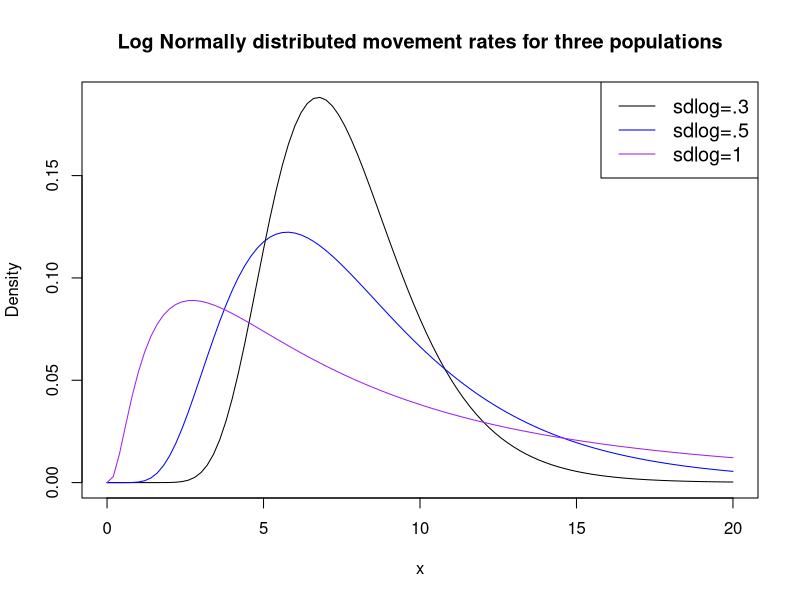
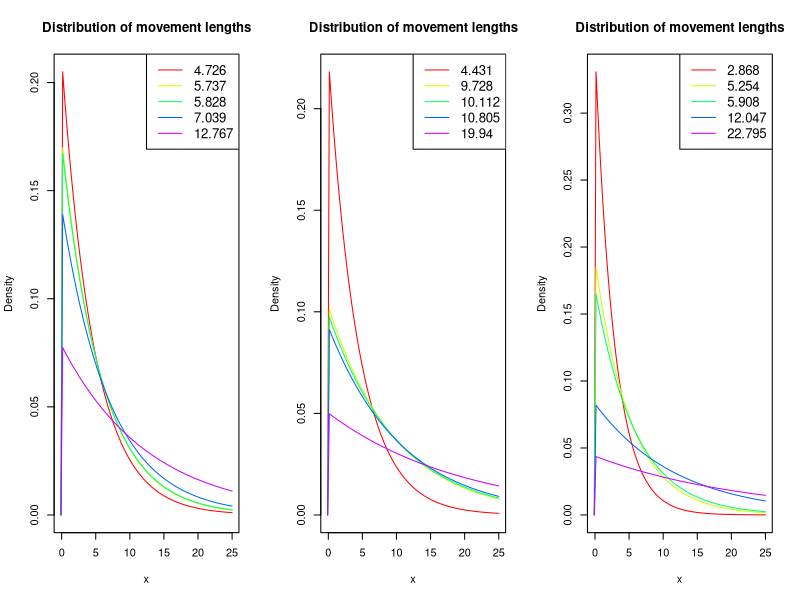
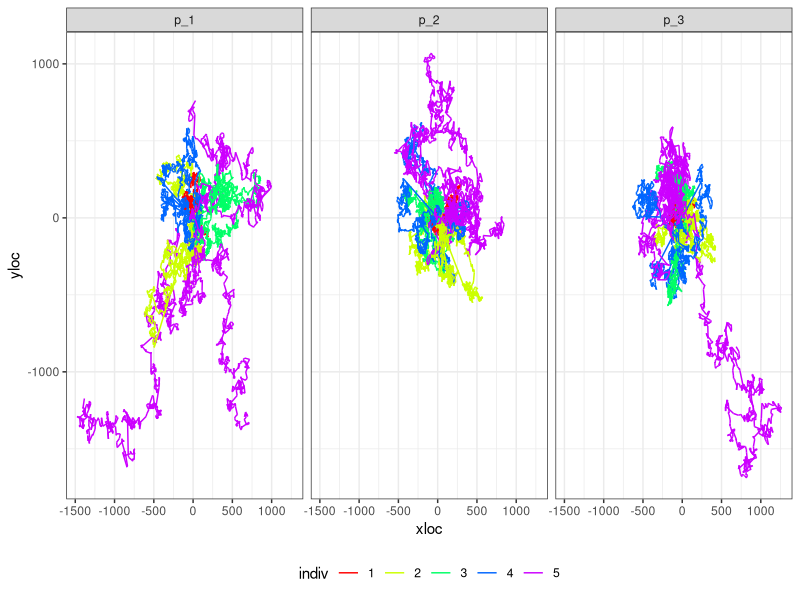
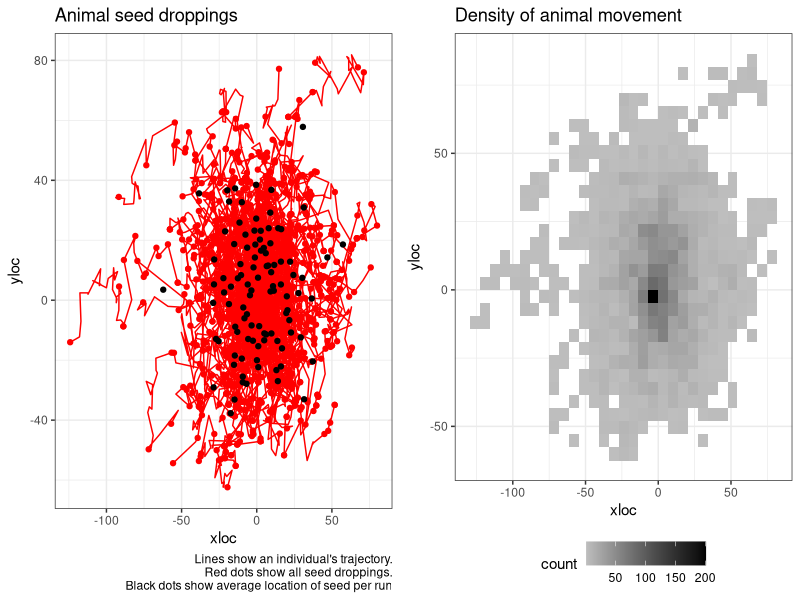
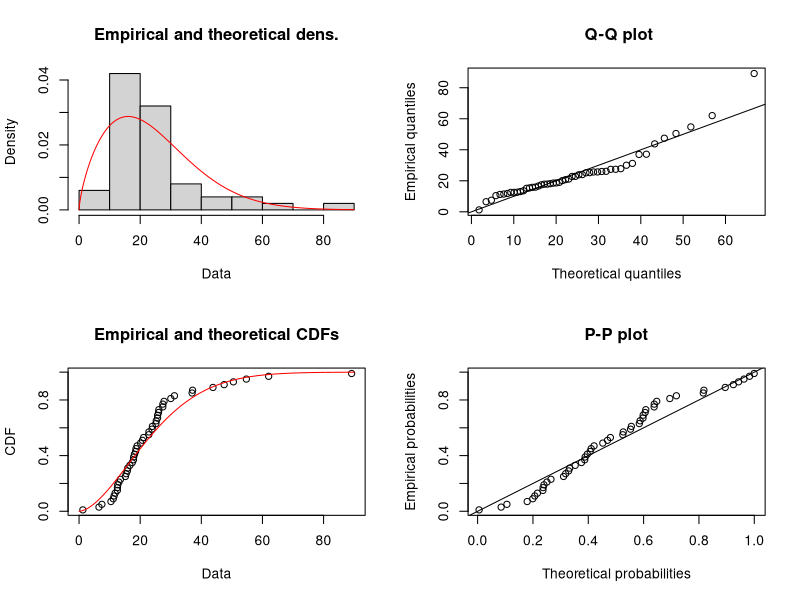
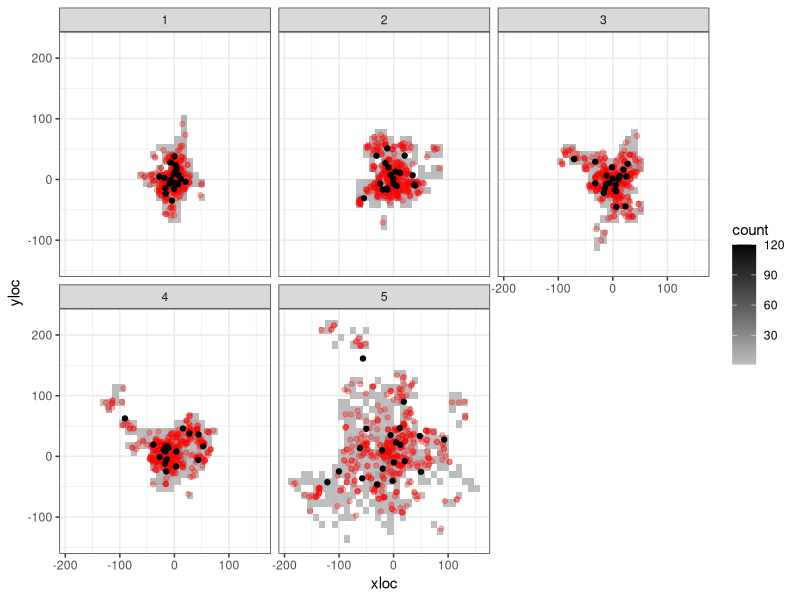
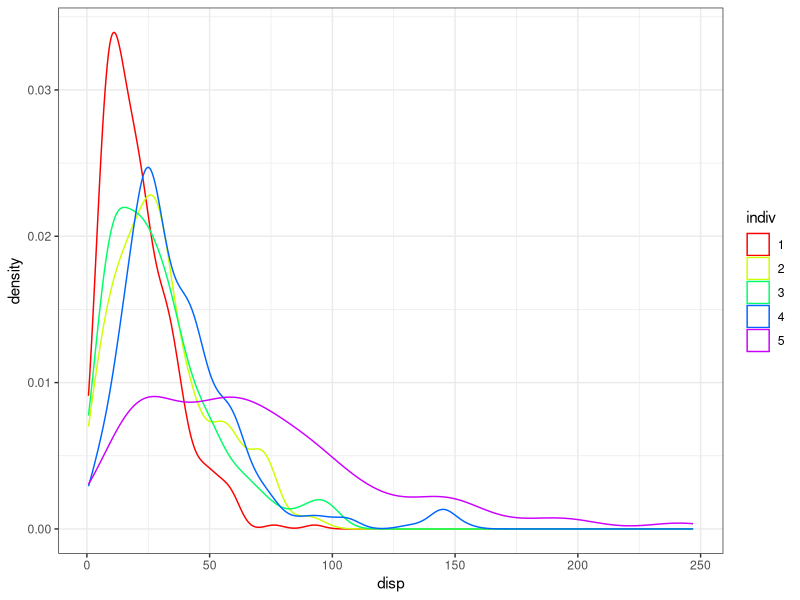
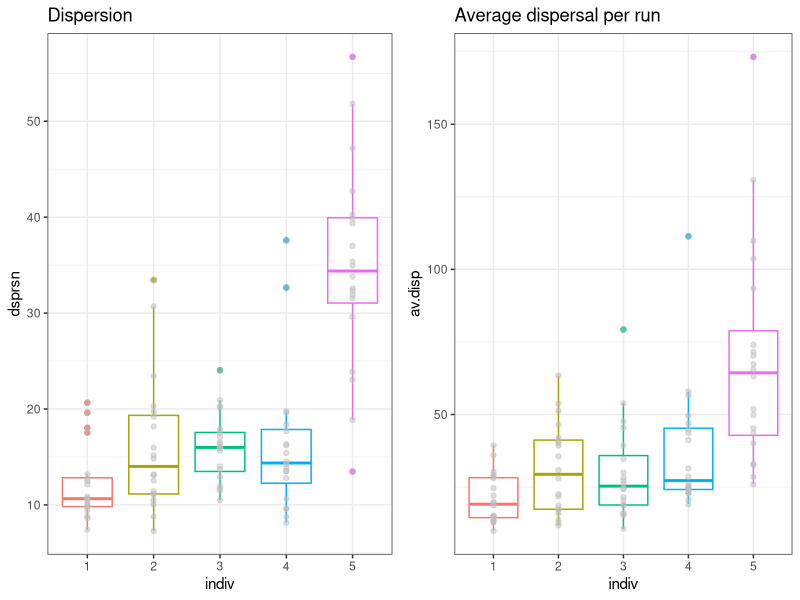

Generate these figures, in order, with R:
## ---- chunk 1
knitr::opts_chunk$set(echo = FALSE)
knitr::opts_chunk$set(fig.width=12, fig.height=6) 
## ---- chunk 2
library(dplyr)
library(tidyr)
library(ggplot2)
library(cowplot)
library(fitdistrplus)
library(Hmisc)
## ---- chunk 3

av.mov.rate <- 2
max.x <- 20

mycols <- c("black", "blue", "purple")
#create density plots
curve(dlnorm(x, meanlog=av.mov.rate, sdlog=.3),
      from=0, to=max.x,
      col=mycols[1],
      main = 'Log Normally distributed movement rates for three populations', #add title
      ylab = 'Density', #change y-axis label
      )

curve(dlnorm(x, meanlog=av.mov.rate, sdlog=.5), 
      from=0, to=max.x,
      col=mycols[2], add=TRUE)

curve(dlnorm(x, meanlog=av.mov.rate, sdlog=1), 
      from=0, to=max.x,
      col=mycols[3], add=TRUE)

#add legend
legend("topright", legend=c("sdlog=.3", "sdlog=.5", "sdlog=1"),
       col=mycols, lty=1, cex=1.2)
## ---- chunk 4
n.individuals <- 5
m_1 <- sort(round(rlnorm(n.individuals, meanlog = av.mov.rate, sdlog = 0.3),3))
m_2 <- sort(round(rlnorm(n.individuals, meanlog = av.mov.rate, sdlog = 0.5),3))
m_3 <- sort(round(rlnorm(n.individuals, meanlog = av.mov.rate, sdlog = 1),3))
## ---- chunk 5

par(mfrow=c(1,3))
mycols <- rainbow(n.individuals, s=1)

range <- c(-0.1,max.x+5)
#create density plots
#########################################################################
# Fist population
curve(dexp(x, 1/m_1[1]), #notice rate for exponential is 1/movement rate.
      from=range[1], to=range[2], 
      col=mycols[1],
      main = 'Distribution of movement lengths', #add title
      ylab = 'Density', #change y-axis label
      xlab = "x"
      )
for(i in 2:5){
  curve(dexp(x, 1/m_1[i]), 
        from=range[1], to=range[2],
        col=mycols[i], add=TRUE)
}

#add legend
legend("topright", legend= m_1,
       col=mycols, lty=1, cex=1.2)
#########################################################################
# Second population
curve(dexp(x, 1/m_2[1]), #notice rate for exponential is 1/movement rate.
      from=range[1], to=range[2], 
      col=mycols[1],
      main = 'Distribution of movement lengths', #add title
      ylab = 'Density', #change y-axis label
      xlab = "x"
      )
for(i in 2:5){
  curve(dexp(x, 1/m_2[i]), 
        from=range[1], to=range[2],
        col=mycols[i], add=TRUE)
}

#add legend
legend("topright", legend= m_2,
       col=mycols, lty=1, cex=1.2)

#########################################################################
# Third population
curve(dexp(x, 1/m_3[1]), #notice rate for exponential is 1/movement rate.
      from=range[1], to=range[2], 
      col=mycols[1],
      main = 'Distribution of movement lengths', #add title
      ylab = 'Density', #change y-axis label
      xlab = "x"
      )
for(i in 2:5){
  curve(dexp(x, 1/m_3[i]), 
        from=range[1], to=range[2],
        col=mycols[i], add=TRUE)
}

#add legend
legend("topright", legend= m_3,
       col=mycols, lty=1, cex=1.2)
## ---- chunk 6
sim_movement <- function(prm, t = 1000, plot.it = TRUE, return.data.frame = FALSE){
  tru.rate <- round(prm, 3)
  movedist <- rexp(t, rate = 1/tru.rate)
  angle <- runif(t, min = 0, max = 360)
  distx <- movedist*cos(angle)
  xloc <- c(0, cumsum(distx))
  disty <- movedist*sin(angle)
  yloc <- c(0, cumsum(disty))
  animalTraj <- data.frame(time = 0:t, xloc = xloc, yloc = yloc)
  if(plot.it == TRUE){
    plot(x = xloc, y = yloc, type = "l", main = paste("Rate=",tru.rate))
  }
  if(return.data.frame == TRUE){
    return(animalTraj)
  }
}
## ---- chunk 7
nruns <- 3
m.data <- data.frame(m_1, m_2, m_3)

df <- NULL

for(m in 1:3){
  m.0 <- m.data[m]
  for(j in 1:n.individuals){
  for(k in 1:nruns){
  a <- sim_movement(m_2[j], plot.it = FALSE, return.data.frame = TRUE) %>% 
    mutate(indiv = as.factor(j),
           run = paste0("r_", k),
           pop.id = paste0("p_",m))
  df <- rbind.data.frame(df, a)
}
}
  
}


df %>% 
  ggplot(., aes(x = xloc, y=yloc, group = run, color = indiv)) +
  facet_wrap(~pop.id) +
  geom_path() +
  scale_color_manual(values = mycols) +
  theme_bw() +
  theme(legend.position = "bottom") +
  NULL
## ---- chunk 8
sim_seeds <- function(nseeds = 20, m.prms = NULL,...){
  grt <- round(rgamma(nseeds, shape = 4, scale = 5))
  t.grt <- max(grt)

  df <- sim_movement(m.prms, t = t.grt, plot.it = FALSE, return.data.frame = TRUE)

  df %>% 
    left_join(., data.frame(s.id = 1:nseeds, time = grt)) %>% 
    mutate(disp = sqrt(xloc^2+yloc^2)) -> df
  
  return(df)
}

summ_seeds <- function(df = NULL){
  df %>% 
  drop_na(s.id) %>% 
  mutate(xi = (mean(xloc)-xloc)^2,
         yi = (mean(yloc)-yloc)^2) %>% 
  summarise(x = mean(xloc),
            y = mean(yloc),
            av.disp = mean(disp),
            se.disp = sd(disp)/sqrt(n()),
            dsprsn = sum(sqrt(xi+yi))/n()) -> s.df
  return(s.df)
}

# a <- sim_seeds(m.prms = m_1[1])
# summ_seeds(a)
## ---- chunk 9
nruns <- 100
ex.i <- 1
df <- NULL
summ.df <- NULL

for(j in 1:ex.i){
  for(k in 1:nruns){
    a <- sim_seeds(m.prms = m_1[j]) %>% 
      mutate(indiv = as.factor(j),
             run = factor(paste0("r_", k), levels = paste0("r_", 1:nruns)))
    
    b <- summ_seeds(a) %>% 
      mutate(indiv = as.factor(j),
             run = factor(paste0("r_", k), levels = paste0("r_", 1:nruns)))
    
    df <- rbind.data.frame(df, a) 
    summ.df <- rbind.data.frame(summ.df, b) 
}
}
## ---- chunk 10

df %>% 
  ggplot(., aes(x = xloc, y=yloc, 
                group = run,
                color = indiv)) +
  # facet_wrap(~run) +
  geom_path() +
  scale_color_manual(values = mycols) +
  geom_point(data = df %>% drop_na(s.id), 
             aes(x = xloc, y = yloc)) +
  geom_point(data = summ.df, aes(x = x, y=y), color = "black") +
  theme_bw() +
  labs(title = "Animal seed droppings", caption = "Lines show an individual's trajectory.\n Red dots show all seed droppings.\n Black dots show average location of seed per run") +
  theme(legend.position = "none") -> p1
# p1

df %>% 
  ggplot(., aes(x = xloc, y = yloc)) +
  # stat_density_2d(aes(fill = ..level..), geom = "polygon", colour="white") +
  geom_bin2d() +
  # geom_hex() +
  # scale_fill_continuous(type = "viridis") +
  scale_fill_gradient(low = "grey", high = "black") +
  # geom_point(data = df %>% drop_na(s.id), 
  #            aes(x = xloc, y = yloc), color = mycols[ex.i], alpha = 0.3) +
  # geom_point(data = summ.df, aes(x = x, y=y), color = "black") +
  theme_bw() +
  theme(legend.position = "bottom") +
  labs(title = "Density of animal movement") -> p2
# p2

cowplot::plot_grid(p1, p2)
  
# summ.df %>% 
#   ggplot(., aes(y = dsprsn)) +
#   geom_boxplot()
# 
# summ.df %>% 
#   ggplot(., aes(x = av.disp)) +
#   geom_density(color = "blue") + # for the average dispersal per run
#   geom_density(data = df %>% drop_na(s.id),
#                  aes(x = disp)) + # for every seed
#   theme_bw()
## ---- chunk 11
# s.df <- df %>% drop_na(s.id)

s.df <- df %>% drop_na(s.id) %>% 
  sample_n(., 50)
  


g <- fitdist(s.df$disp, distr = "weibull")
## ---- chunk 12
summary(g)
plot(g)

# library(MASS)
# fitdistr(s.df$disp, densfun = "weibull")
## ---- chunk 13
nruns <- 20

df <- NULL
summ.df <- NULL

for(j in 1:n.individuals){
  for(k in 1:nruns){
    a <- sim_seeds(m.prms = m_1[j]) %>% 
      mutate(indiv = as.factor(j),
             run = factor(paste0("r_", k), levels = paste0("r_", 1:nruns)))
    
    b <- summ_seeds(a) %>% 
      mutate(indiv = as.factor(j),
             run = factor(paste0("r_", k), levels = paste0("r_", 1:nruns)))
    
    df <- rbind.data.frame(df, a) 
    summ.df <- rbind.data.frame(summ.df, b) 
}
}
## ---- chunk 14
df %>% 
  ggplot(., aes(x = xloc, y = yloc)) +
  facet_wrap(~indiv) +
  # stat_density_2d(aes(fill = ..level..), geom = "polygon", colour="white") +
  geom_bin2d() +
  # geom_hex() +
  # scale_fill_continuous(type = "viridis") +
  scale_fill_gradient(low = "grey", high = "black") +
  geom_point(data = df %>% drop_na(s.id),
             aes(x = xloc, y = yloc), color = "red", alpha = 0.3) +
  geom_point(data = summ.df, aes(x = x, y=y), color = "black") +
  theme_bw()
## ---- chunk 15
df %>% 
  drop_na(s.id) %>% 
  ggplot(., aes(x = disp, color = indiv)) +
  geom_density() +
  scale_color_manual(values = mycols) +
  theme_bw()

## ---- chunk 16
summ.df %>% 
  ggplot(., aes(y = dsprsn, x = indiv, color = indiv)) +
  geom_boxplot() +
  geom_point(color = "grey", alpha = 0.5) +
  labs(title = "Dispersion") +
  theme_bw() +
  theme(legend.position = "none") -> p1
# p1

summ.df %>% 
  ggplot(., aes(y = av.disp, x = indiv, color = indiv)) +
  geom_boxplot() +
  geom_point(color = "grey", alpha = 0.5) +
  labs(title = "Average dispersal per run") +
  theme_bw() +
  theme(legend.position = "none") -> p2
# p2

plot_grid(p1, p2)
## ---- chunk 17
weib.boot <- NULL

for(j in 1:10){
      s.df <- df %>% drop_na(s.id) %>%
      group_by(indiv) %>%
      sample_n(., 50)
    
    # s.df <- df %>% drop_na(s.id)
    
    weib.fits <- NULL
    
    for(i in 1:n.individuals){
      dat <- s.df %>% 
        filter(indiv == i)
      #g <- fitdist(dat$disp, distr = "weibull", method = 'mle', lower = c(0,0))
      g <- fitdistr(dat$disp, densfun = "weibull", lower = c(0,0))
      prms.weib <- data.frame(est.shape = as.numeric(g$estimate[1]),
                              est.scale = as.numeric(g$estimate[2]),
                              loglik = g$loglik, indiv = i)
      weib.fits <- rbind.data.frame(weib.fits, prms.weib)
      # plot(g)
    }
    
    weib.boot <- rbind.data.frame(weib.boot, weib.fits %>% mutate(boot = j))
}

# weib.boot
## ---- chunk 18


weib.boot %>% 
  ggplot(., aes(x = factor(indiv), y = est.scale)) +
  geom_violin() +
  #geom_boxplot(width = 0.1) +
  stat_summary(fun.data=mean_sdl, mult=1, 
                 geom="pointrange", color="red") +
  theme_bw()
